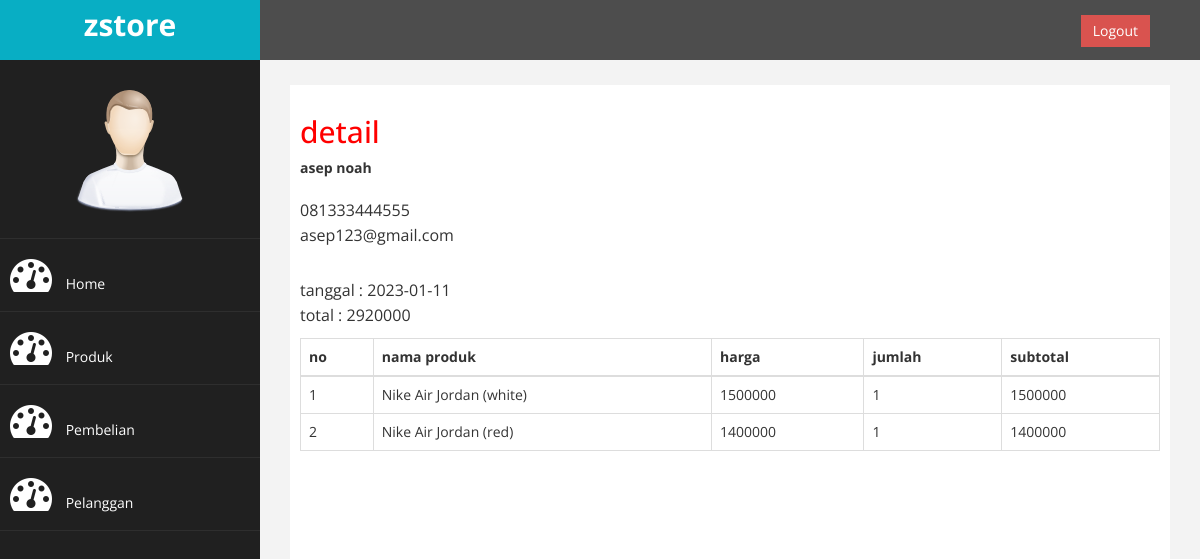
Page /admin/index.php?halaman=detail&id=5 (signed in) on the committed database.
### tables this page shows
CREATE TABLE `pembelian` (
  `id_pembelian` int(11) NOT NULL,
  `id_pelanggan` int(11) NOT NULL,
  `id_ongkir` int(5) NOT NULL,
  `tanggal_pembelian` date NOT NULL,
  `total_pembelian` int(11) NOT NULL,
  `nama_kota` varchar(100) NOT NULL,
  `tarif` int(11) NOT NULL,
  `alamat` text NOT NULL
);

CREATE TABLE `pelanggan` (
  `id_pelanggan` int(11) NOT NULL,
  `email_pelanggan` varchar(100) NOT NULL,
  `password_pelanggan` varchar(50) NOT NULL,
  `nama_pelanggan` varchar(100) NOT NULL,
  `telepon_pelanggan` varchar(25) NOT NULL
);

CREATE TABLE `pembelian_produk` (
  `id_pembelian_produk` int(11) NOT NULL,
  `id_pembelian` int(11) NOT NULL,
  `id_produk` int(11) NOT NULL,
  `jumlah` int(11) NOT NULL,
  `nama` varchar(100) NOT NULL,
  `harga` int(11) NOT NULL,
  `berat` int(11) NOT NULL,
  `subberat` int(11) NOT NULL,
  `subharga` int(11) NOT NULL
);

CREATE TABLE `produk` (
  `id_produk` int(11) NOT NULL,
  `nama_produk` varchar(100) NOT NULL,
  `harga_produk` int(11) NOT NULL,
  `berat_produk` int(11) NOT NULL,
  `foto_produk` varchar(100) NOT NULL,
  `deskripsi_produk` text NOT NULL
);

### admin/detail.php (the view)
<h2>detail</h2>
<?php
$ambil=$koneksi->query("SELECT * FROM pembelian JOIN pelanggan
    ON pembelian.id_pelanggan=pelanggan.id_pelanggan
    WHERE pembelian.id_pembelian='$_GET[id]'");
$detail=$ambil->fetch_assoc();
?>
<strong><?php echo $detail['nama_pelanggan']; ?></strong> <br>
<p>
    <?php echo $detail['telepon_pelanggan']; ?> <br>
    <?php echo $detail['email_pelanggan']; ?>
</p>
<p>
    tanggal : <?php echo $detail['tanggal_pembelian']; ?> <br>
    total : <?php echo $detail['total_pembelian']; ?>
</P>
<table class="table table-bordered">
    <thead>
        <tr>
            <th>no</th>
            <th>nama produk</th>
            <th>harga</th>
            <th>jumlah</th>
            <th>subtotal</th>
        </tr>
    </thead>
    <tbody>
        <?php $nomor=1;?>
        <?php $ambil=$koneksi->query("SELECT * FROM pembelian_produk JOIN produk ON
        pembelian_produk.id_produk=produk.id_produk
         WHERE pembelian_produk.id_pembelian='$_GET[id]'"); ?>
        <?php while ($pecah = $ambil->fetch_assoc()){ ?>
        <tr>
            <td><?php echo $nomor ?></td>
            <td><?php echo $pecah['nama_produk']; ?></td>
            <td><?php echo $pecah['harga_produk']; ?></td>
            <td><?php echo $pecah['jumlah']; ?></td>
            <td><?php echo $pecah['harga_produk']* $pecah['jumlah']; ?></td>
        </tr>
        <?php $nomor++; ?>
        <?php } ?>
    </tbody>
</table>

### admin/assets/css/custom.css (style rules this page uses)
body { font-family: 'Open Sans', sans-serif; }
h2 { color: #f00; }
p { font-size:16px; line-height:25px; padding-top:20px; }

### rows in the picture
pembelian: id_pelanggan.nama_pelanggan "asep noah", id_pelanggan.telepon_pelanggan "081333444555", id_pelanggan.email_pelanggan "asep123@gmail.com", tanggal_pembelian "2023-01-11", total_pembelian "2920000"
pembelian_produk: id_produk.nama_produk "Nike Air Jordan (white)", id_produk.harga_produk "1500000", jumlah "1", $pecah['harga_produk']*$pecah['jumlah'] "1500000"
pembelian_produk: id_produk.nama_produk "Nike Air Jordan (red)", id_produk.harga_produk "1400000", jumlah "1", $pecah['harga_produk']*$pecah['jumlah'] "1400000"
